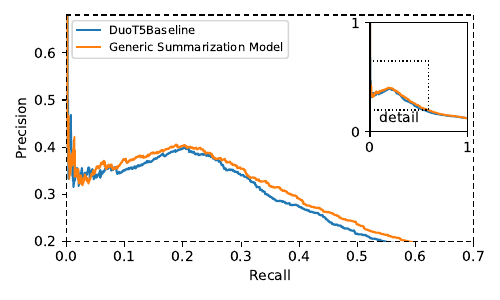

Recreate this plot in Python.
import pandas as pd
import ir_measures
import ir_datasets
from autoqrels.oneshot import OneShotLabeler
from sklearn.metrics import precision_recall_curve, average_precision_score
from matplotlib import pyplot as plt
import matplotlib.patches as patches
import numpy as np

dataset = ir_datasets.load('msmarco-document/trec-dl-2019/judged')
SYSTEMS = [
    
    ('DuoT5Baseline',   OneShotLabeler('duot5Doc.cache.json.gz'),             False, -38),
    ('Generic Summarization Model',   OneShotLabeler('duot5Abb.cache.json.gz'),  False, -38),
    
 
]


def qdid(df):
    return df['query_id'] + '\t' + df['doc_id']

# Preparing data
full_qrels = pd.DataFrame(dataset.qrels)
full_qrels['relevance'] = (full_qrels['relevance'] >= 2).astype(int) # Binarize
sparse_qrels = pd.DataFrame(ir_measures.read_trec_qrels('dl19.bm25-firstrel.qrels'))
missing_qrels = full_qrels[~qdid(full_qrels).isin(qdid(sparse_qrels))]
missing_qrels = missing_qrels[missing_qrels['query_id'].isin(sparse_qrels['query_id'])]

# Plot settings
fig, ax = plt.subplots(figsize=(5, 5*0.6))
ax.set_xlim(0, 0.7)
ax.set_xlabel('Recall')
ax.set_ylim(0.2, 0.68)  # This sets the ylim for the main plot
ax.set_ylabel('Precision')

inset_scale = 0.48
axins = ax.inset_axes([
    1-inset_scale/2-0.015, 1-inset_scale-0.035,
    inset_scale/2, inset_scale])
axins.set_xlim(0, 1)
axins.set_xticks([0, 1])
axins.set_ylim(0, 1)
axins.set_yticks([0, 1])
lines = []

for name, model, under, rot in SYSTEMS:
    inf_qrels = model.infer_qrels(missing_qrels, sparse_qrels)
    inf_qrel_map = {}
    for rec in inf_qrels.itertuples(index=False):
        inf_qrel_map[rec.query_id, rec.doc_id] = rec.relevance
    label, pred = [], []
    for qid, did, rel in zip(missing_qrels['query_id'],
                             missing_qrels['doc_id'],
                             missing_qrels['relevance']):
        label.append(rel)
        pred.append(inf_qrel_map[qid, did])
    p, r, t = precision_recall_curve(label, pred)
    f1 = 2 * p * r / (p + r + 1e-10)
    mx = f1[2:-2].argmax() + 2 # f1 score undefined at bounds? Correct this.
    f1_max = f1[mx]  # max F1 score
    ap = average_precision_score(label, pred)
    print(f"{name}: AP={ap}, Max F1={f1_max}")  # Print AP and max F1 score
    line, = ax.plot(r, p, label=name)
    axins.plot(r, p)
    plt.plot(r[mx], p[mx], c=line.get_color())



 
    

# Display legend in the top left corner with system names
ax.legend(loc='upper left', fontsize='small')

ax.spines['top'].set_linestyle((0,(4,4)))
ax.spines['left'].set_linestyle((0,(4,4)))
ax.spines['bottom'].set_linestyle((0,(4,4)))
ax.spines['right'].set_linestyle((0,(4,4)))
axins.add_patch(patches.Rectangle((0.0, 0.2), 0.6, 0.45, linewidth=1, edgecolor='k', facecolor='none', ls=':', zorder=100))
axins.annotate('detail', (0.3, 0.18), ha='center', va='top')
plt.tight_layout()
plt.savefig('figure1.pdf')